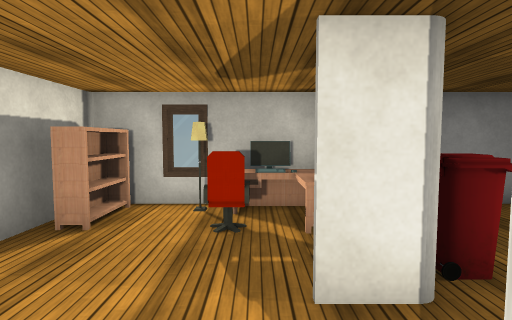
[1] (above)

12 first-person views from a walk through a 3-D level made in the Unity game engine. The camera is 1.4 m above the floor, tilts 4° down and sees 80° across. Doors are open. The floor is counted in squares, 1 m on a side. Each view is taken from the middle of a square. On the plan, view 1 faces up. The plan holds only what a view shows up to about 14 squares ahead; the rest is blank. The player is left out. Some surface patterns are stand-ins.

[2]
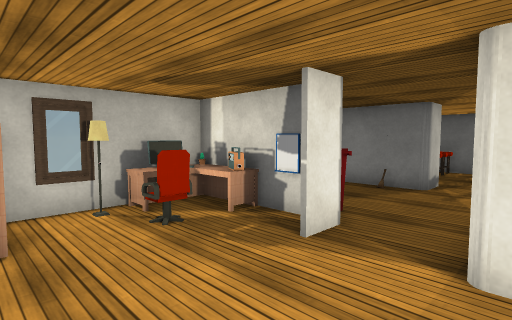

[3]
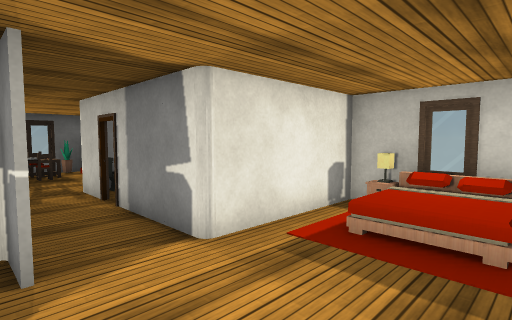

[4]
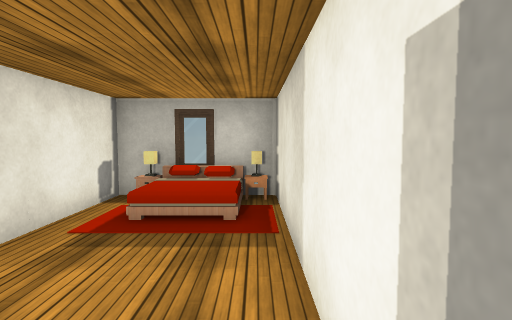

[5]
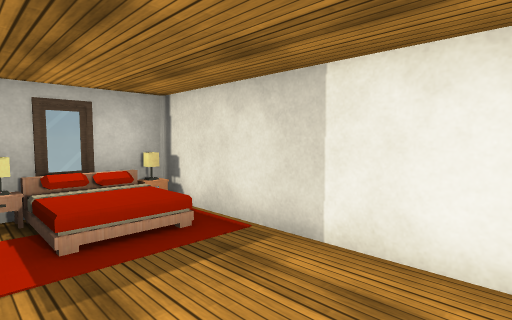

[6]
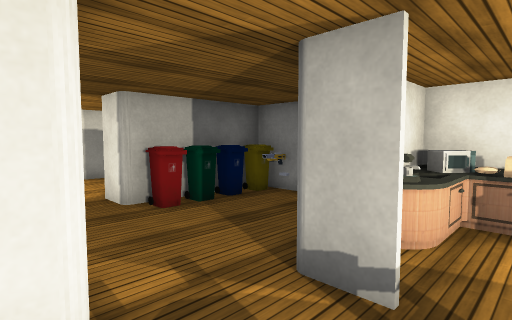

[7]
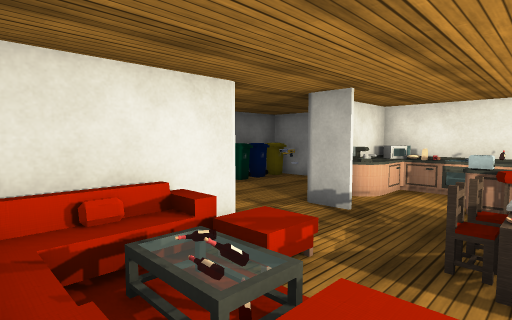

[8]
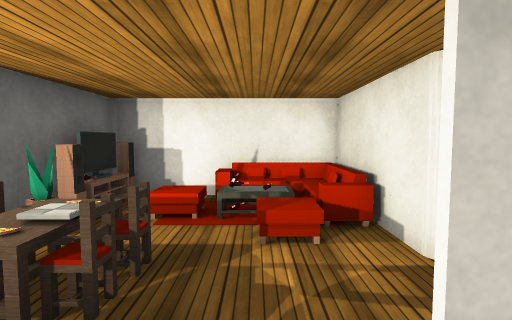

[9]
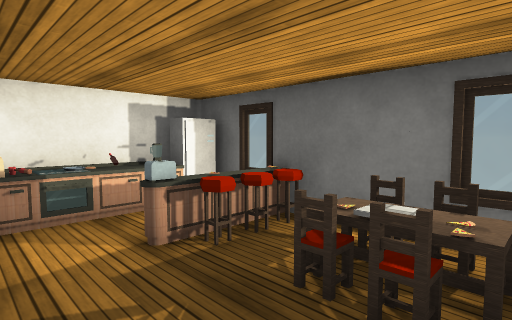

[10]
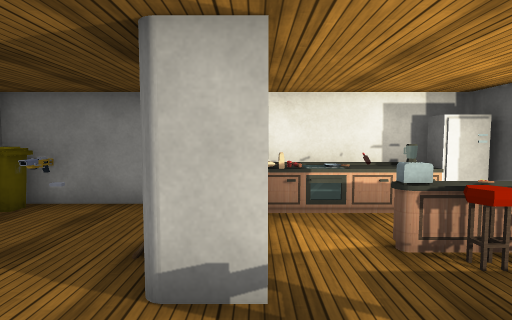

[11]
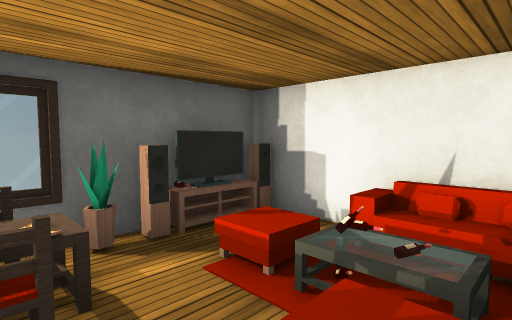

[12]
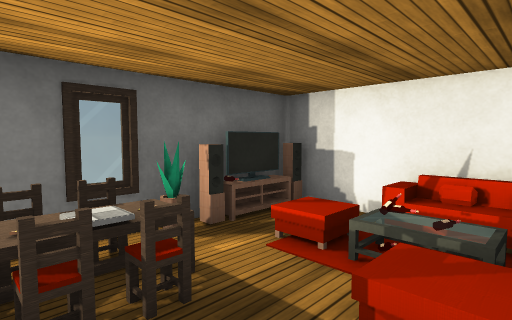

### Floor plan
Key: @ floor where view 1 was taken; # wall or solid block; . floor; D open door; = window, fence, low wall or low ledge; O other object.
Columns run from 4 left of view 1 to 12 right of it. Each row starts with its distance up from view 1.
  7 ##### ######
  6 ##.#####..#######
  5 ##.##=#...#=..  #
  4 #.....#...##.#==#
  3 #....#O...##.####
  2 #.............##
  1 #.......D#....##
  0 #...@###D##...##
 -1 #....#    ##...#
 -2 #. O.#    #O.O.#
 -3 ####.#    ###=.#
 -4   ####     #####

Where each view was taken, in squares from view 1:
view 1: 0 up, 0 right, facing up
view 2: 0 up, 3 left, facing up-right
view 3: 3 up, 3 left, facing down-right
view 4: 4 up, 3 left, facing down
view 5: 3 up, 0 right, facing down-left
view 6: 0 up, 8 right, facing up-left
view 7: 3 down, 10 right, facing up-left
view 8: 4 up, 8 right, facing down
view 9: 0 up, 7 right, facing up-right
view 10: 0 up, 7 right, facing up
view 11: 1 up, 7 right, facing down-right
view 12: 2 up, 7 right, facing down-right
